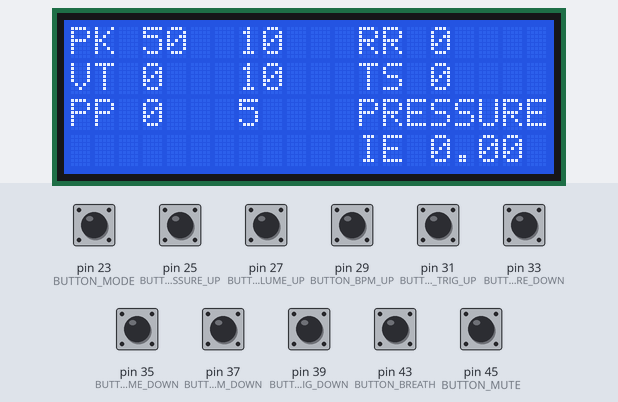
Recording of a sketch running on a simulated Arduino Mega 2560, built with avr-gcc and run on an emulated ATmega2560. Parts: 20×4 character LCD. The test bench sets the inputs (shaded band); at power-on: pin 23 (BUTTON_MODE), pin 25 (BUTTON_VOLUMEPRESSURE_UP), pin 27 (BUTTON_VOLUME_UP), pin 29 (BUTTON_BPM_UP), pin 31 (BUTTON_TRIG_UP), pin 33 (BUTTON_VOLUMEPRESSURE_DOWN), pin 35 (BUTTON_VOLUME_DOWN), pin 37 (BUTTON_BPM_DOWN), pin 39 (BUTTON_TRIG_DOWN), pin 43 (BUTTON_BREATH), pin 45 (BUTTON_MUTE) HIGH. What the sketch prints to the serial monitor is not drawn.

Above: at 1.2 s.
1.3 s: pin 23 (BUTTON_MODE) pulled LOW for 1 s
At 1.56 s:
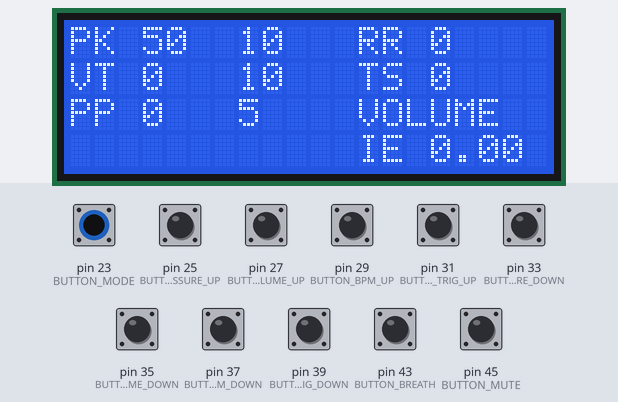
3.8 s: pin 25 (BUTTON_VOLUMEPRESSURE_UP) pulled LOW for 1 s
At 4.0 s:
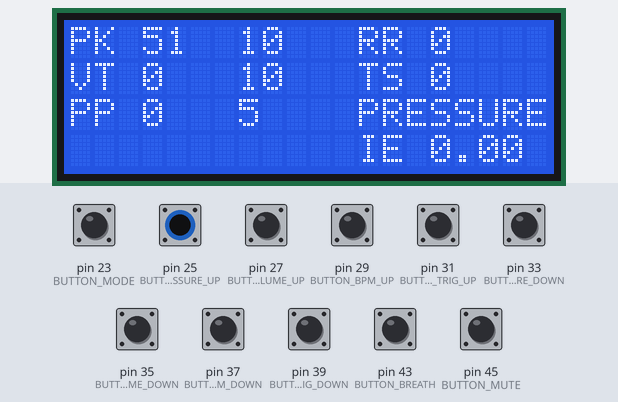
6.3 s: pin 27 (BUTTON_VOLUME_UP) pulled LOW for 0.15 s
At 7.6 s:
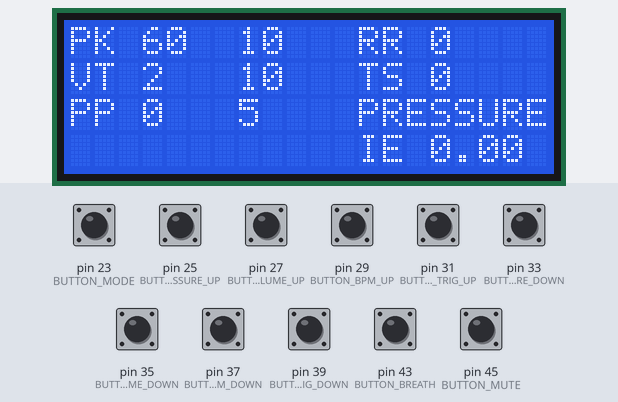
7.9 s: pin 35 (BUTTON_VOLUME_DOWN) pulled LOW for 1 s
At 9.9 s:
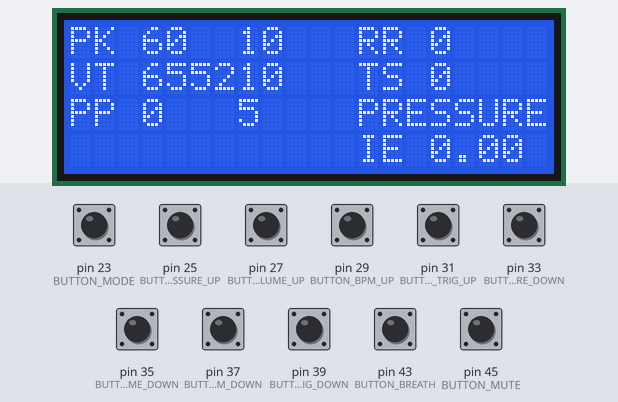
10.4 s: pin 29 (BUTTON_BPM_UP) pulled LOW for 0.15 s
At 11.5 s:
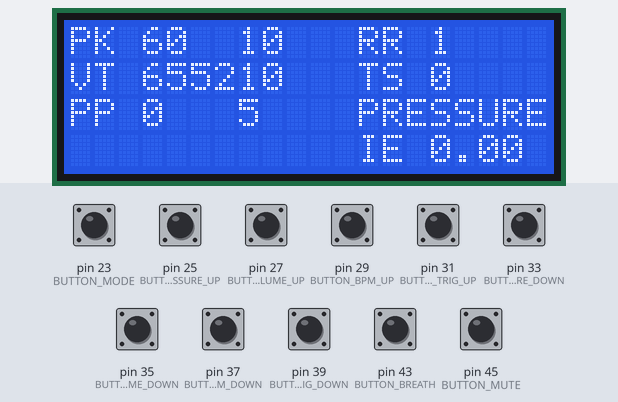
12.0 s: pin 31 (BUTTON_TRIG_UP) pulled LOW for 0.15 s
At 13.0 s:
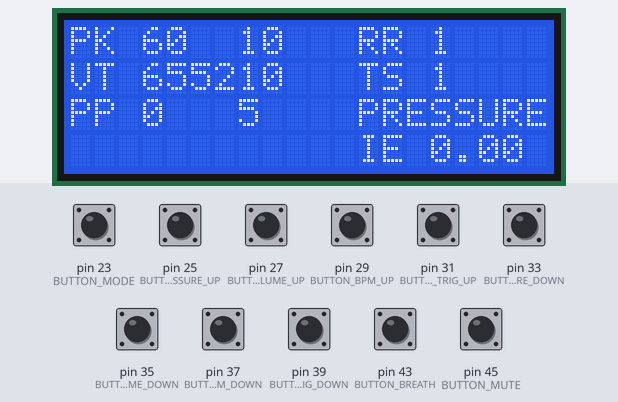
Timing chart, 0 to 14.6 s (numbered marks = the images above; inputs shaded):
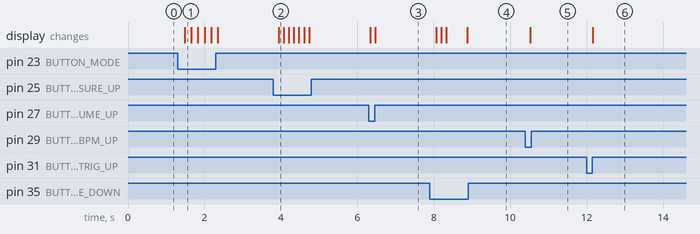

The sketch:

VUB_Buttons.ino
```cpp
#include <Arduino.h>
#include <HardwareSerial.h>
#include <Print.h>
#include <Wire.h>
#include "LiquidCrystal_I2C.h"
#include "pins.h"

//Constants Tim


LiquidCrystal_I2C lcd(0x3f, 20,  4);


//Constants Hans

// define bytes to send
unsigned int RR = 0;
// Number of breaths per minute setting
unsigned int VT = 0;
// Tidal volume= target to deliver
unsigned int PK = 50;
//Peak pressure
unsigned int TS = 0;
// Breath Trigger Sensitivity = amount the machine should look for
float IE = 0;
// Inspiration-expiration rate
unsigned int PP = 0;
//PEEP Pressure = Max pressure to deliver
bool MO = false; //false = Pressure
//Mode

unsigned int PKtresh = 10;
unsigned int VTtresh = 10;
unsigned int PPtresh = 5;


// constants won't change. They're used here to set pin numbers:
int buttonState;             // the current reading from the input pin

// the following variables are unsigned longs because the time, measured in
// milliseconds, will quickly become a bigger number than can be stored in an int.

unsigned long debounceDelay = 50; // the debounce time; increase if the output flickers
uint32_t lastRequestedValueTime = 0;
uint32_t loopMillis;

const int numButtons = 11;
unsigned long lastDebounceTime[2][numButtons] = {{0, 0, 0, 0, 0, 0, 0, 0, 0, 0, 0}, {0, 0, 0, 0, 0, 0, 0, 0, 0, 0, 0}}; // the last time the output pin was toggled
//make an array with all button pins and last button state
int buttonPins[2][numButtons] = { {
    BUTTON_VOLUMEPRESSURE_UP,
    BUTTON_VOLUMEPRESSURE_DOWN,
    BUTTON_VOLUME_UP,
    BUTTON_VOLUME_DOWN,
    BUTTON_BPM_UP,
    BUTTON_BPM_DOWN,
    BUTTON_TRIG_UP,
    BUTTON_TRIG_DOWN,
    BUTTON_MUTE,
    BUTTON_BREATH,
    BUTTON_MODE
  }, {
    HIGH, HIGH, HIGH, HIGH, HIGH, HIGH, HIGH, HIGH, HIGH, HIGH, HIGH
  }
};
int buttons [numButtons] = {0, 0, 0, 0, 0, 0, 0, 0, 0, 0, 0};


bool test = false;

void setup() {
  //for debugging
  Serial.begin(115200);
  //init LCD
  lcd.backlight();
  lcd.init();
  //print values void
  printLetters();
  //declare all buttons

  pinMode(BUTTON_MODE, INPUT_PULLUP);

  pinMode(BUTTON_VOLUMEPRESSURE_UP, INPUT_PULLUP);
  pinMode(BUTTON_VOLUMEPRESSURE_DOWN, INPUT_PULLUP);

  pinMode(BUTTON_VOLUME_UP, INPUT_PULLUP);
  pinMode(BUTTON_VOLUME_DOWN, INPUT_PULLUP);

  pinMode(BUTTON_BPM_UP, INPUT_PULLUP);
  pinMode(BUTTON_BPM_DOWN, INPUT_PULLUP);

  pinMode(BUTTON_TRIG_UP, INPUT_PULLUP);
  pinMode(BUTTON_TRIG_DOWN, INPUT_PULLUP);

  pinMode(BUTTON_START_STOP, INPUT_PULLUP);

  pinMode(BUTTON_BREATH, INPUT_PULLUP);

  pinMode(BUTTON_MUTE, INPUT_PULLUP);

  pinMode(ALARMPIN, INPUT_PULLUP);

}

void loop() {

  loopMillis = millis();
  //read button inputs
  buttonsRead();
  //array with buttons is filled with data

  //edit parameters

  //send parameters
  serialSend();
  //Update screen

  printValues();


  delay(100);

}


void buttonsRead() {
  //read out the buttons with debounce
  for (int i = 0; i < numButtons; i++)
  {
    //sample the state of the button - is it pressed or not?
    int  reading = digitalRead(buttonPins[0][i]);
    //filter out any noise by setting a time buffer
    if ( (millis() - lastDebounceTime[0][i]) > debounceDelay) {
      if ( reading == HIGH && buttonPins[1][i] != HIGH) {
        buttonPins[1][i] = reading;
        lastDebounceTime[0][i] = millis(); //set the current time
        lastDebounceTime[1][i] = 0; //reset the first time counter for jumpvalue

      }
      else if ( reading == LOW && buttonPins[1][i] != LOW) {
        buttonPins[1][i] = reading;
        lastDebounceTime[0][i] = millis(); //set the current time

        if (lastDebounceTime[1][i] == 0)
        {
          lastDebounceTime[1][i] = millis(); //set the current time to the first time counter for jumpvalue
        }

      }//close if/else
    }//close if(time buffer)
  }

  //change the sign of the buttons
  for (int j = 0; j < numButtons; j++)
  {
    if (buttonPins[1][j] == 0)
    {
      buttons[j] = 1;
    }
    else
    {
      buttons[j] = 0;
    }

  }
  //make the buttons edit the values
  // PK Pressure 0 & 1
  PK = PK +  buttons[0] * jumpValue(0);
  PK = PK -  buttons[1] * jumpValue(1);
  // VT 2 & 3
  VT = VT +  buttons[2] * jumpValue(2);
  VT = VT -  buttons[3] * jumpValue(3);
  //RR 4 & 5
  RR = RR +  buttons[4] * jumpValue(4);
  RR = RR -  buttons[5] * jumpValue(5);
  //TS 6 & 7
  TS = TS +  buttons[6] * jumpValue(6);
  TS = TS -  buttons[7] * jumpValue(7);

  //mode button here
  //if mode is VOLUME and button is pressed: goto PRESSURE
  if (buttons[10] == 1)
  {
    MO = !MO;
    clearValues();
  }

}


int jumpValue(int i) {

  //  if (loopMillis - lastRequestedValueTime < 200) {
  //    return 0;
  // }
  //  lastRequestedValueTime = loopMillis;
  //Serial.println(loopMillis);
  //Serial.println(lastDebounceTime[1][i]);
  // Serial.println(loopMillis-lastDebounceTime[1][0]);


  if ( loopMillis - lastDebounceTime[1][i] > 4000) {
    return 10;
  }
  if ( loopMillis - lastDebounceTime[1][i] > 2000) {
    return 5;
  }
  if (loopMillis - lastDebounceTime[1][i] > 1000) {
    return 3;
  }
  if (loopMillis - lastDebounceTime[1][i] > 500) {
    return 2;
  }
  return 1;
}

void serialSend()
{
  //1
  Serial.print("Mode=");
  Serial.println(MO);
  //2
  Serial.print("PK=");
  Serial.println(PK);
  //3
  Serial.print("VT=");
  Serial.println(VT);
  //4
  Serial.print("RR=");
  Serial.println(RR);
  //5
  Serial.print("TR=");
  Serial.println(TS);
  //6
  Serial.print("IE=");
  Serial.println(IE);
  //7
  Serial.print("PP=");
  Serial.println(PP);
  //8
  Serial.print("PKtresh=");
  Serial.println(PKtresh);
  //9
  Serial.print("VTtresh=");
  Serial.println(VTtresh);
  //10
  Serial.print("PPtresh=");
  Serial.println(PPtresh);


}


void printValues() {
  lcd.setCursor(12, 2);
  if (MO == true) lcd.print("VOLUME");
  if (MO == false) lcd.print("PRESSURE");
  lcd.setCursor(3, 0);
  lcd.print(PK);
  lcd.setCursor(7, 0);
  lcd.print(PKtresh);
  lcd.setCursor(3, 1);
  lcd.print(VT);
  lcd.setCursor(7, 1);
  lcd.print(VTtresh);
  lcd.setCursor(15, 0);
  lcd.print(RR);
  lcd.setCursor(15, 1);
  lcd.print(TS);
  lcd.setCursor(3, 2);
  lcd.print(PP);
  lcd.setCursor(7, 2);
  lcd.print(PPtresh);
  lcd.setCursor(15, 3);
  lcd.print(IE);
}
void printLetters()
{
  lcd.setCursor(0, 0);
  lcd.print("PK");
  lcd.setCursor(0, 1);
  lcd.print("VT");
  lcd.setCursor(12, 0);
  lcd.print("RR");
  lcd.setCursor(12, 1);
  lcd.print("TS");
  lcd.setCursor(0, 2);
  lcd.print("PP");
  lcd.setCursor(12, 3);
  lcd.print("IE");
}

void clearValues()
{
  lcd.setCursor(12, 2);
  lcd.print("        ");
  lcd.setCursor(3, 0);
  lcd.print("   ");
  lcd.setCursor(7, 0);
  lcd.print("   ");
  lcd.setCursor(3, 1);
  lcd.print("   ");
  lcd.setCursor(7, 1);
  lcd.print("   ");
  lcd.setCursor(15, 0);
  lcd.print("   ");
  lcd.setCursor(15, 1);
  lcd.print("   ");
  lcd.setCursor(3, 2);
  lcd.print("   ");
  lcd.setCursor(7, 2);
  lcd.print("   ");
  lcd.setCursor(15, 3);
  lcd.print("   ");
}
```

pins.h
```cpp
/*
 * pins.h
 *
 *  Created on: 22 mrt. 2020
 *      Author: gast1
 */


#define BUTTON_MODE 23

#define BUTTON_VOLUMEPRESSURE_UP 25
#define BUTTON_VOLUMEPRESSURE_DOWN 33

#define BUTTON_VOLUME_UP 27
#define BUTTON_VOLUME_DOWN 35

#define BUTTON_BPM_UP 29
#define BUTTON_BPM_DOWN 37

#define BUTTON_TRIG_UP 31
#define BUTTON_TRIG_DOWN 39

#define BUTTON_START_STOP 41

#define BUTTON_BREATH 43

#define BUTTON_MUTE 45


#define ALARMPIN 44
```

Measured:
- after the input at 1.3 s, the display: changes after 0.18 s (image 1)
- after the input at 3.8 s, the display: changes after 0.14 s (image 2)
- after the input at 6.3 s, the display: first changes at once (image 3 shows a later state)
- after the input at 7.9 s, the display: first changes after 0.16 s (image 4 shows a later state)
- after the input at 10.4 s, the display: changes after 0.12 s (image 5)
- after the input at 12.0 s, the display: changes after 0.16 s (image 6)
